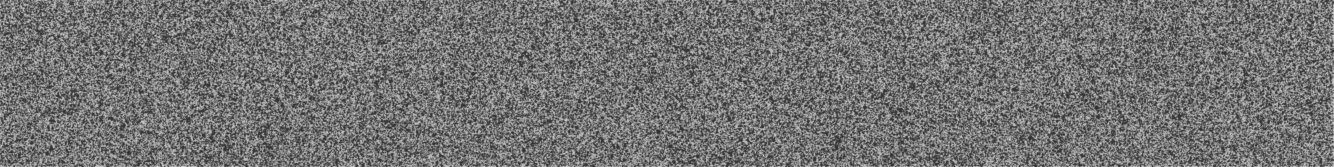
#> input picture global/images/ref.tif, 4000 x 501 px (shown at 1/3 size); the run also reads 1 picture not shown here
$ python DIC_challenge.py
#> lines starting #> are read from the running program, lines starting #| are printed output that depends on the picture
### global/GDIC_library.py
import numpy as np
from fast_interp import interp2d
import cv2 as cv
import scipy as sp
from numpy import copy
import scipy.sparse.linalg as splalg
from scipy.interpolate import griddata
import matplotlib.pyplot as plt
from operator import itemgetter
import GQ_rosettacode_Python3 as gq
#/
def FastInterpolation(image):

    #image coordinates
    ny = image.shape[0]
    nx = image.shape[1]

        #interpolation
    image_interpolated = interp2d([0,0], [ny-1,nx-1], [1,1], image, k=3, p=[False,False], e=[1,0])
    return image_interpolated
#/
def ProcessImageData(F, G):

    data = dict()

    #reference image data, processing, interpolation
    F_interp = FastInterpolation(F)
    dFdY, dFdX = np.array(np.gradient(F), dtype=float)
    dFdX_interp = FastInterpolation(dFdX)
    dFdY_interp = FastInterpolation(dFdY)

    #deformed image interpolation
    G_interp = FastInterpolation(G)

    data = dict()
    data['F_interp'] = F_interp
    data['dFdY'] = dFdY
    data['dFdX'] = dFdX
    data['dFdX_interp'] = dFdX_interp
    data['dFdY_interp'] = dFdY_interp
    data['G_interp'] = G_interp

    return data
#/
# [544 lines left out: functions FEMesh, QuadrilateralSF, QuadrilateralMesh, Q8RectangularMesh, Q4RectangularMesh, Q8SFMatrix and 11 more, not called in this run]

### global/DIC_challenge.py
import numpy as np
import cv2 as cv
import scipy as sp
from numpy import copy
import scipy.sparse.linalg as splalg
from scipy.interpolate import griddata
import matplotlib.pyplot as plt
from operator import itemgetter
import GDIC_library as gd

#DIC images: star5 of the 2D-DIC challenge 2.0
#pre-blur the intensity data
#reference image
F = cv.GaussianBlur(cv.normalize(cv.imread('images/ref.tif', 0).astype('double'),
                                  None, 0.0, 1.0, cv.NORM_MINMAX),
                                  (5,5), 0.5)
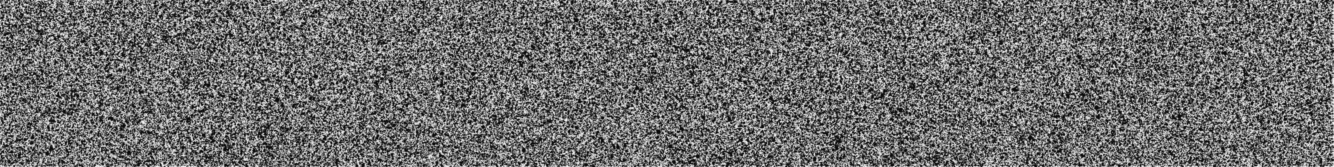
#> F: shape (501, 4000) float64 (shown at 1/3 size); min 0.0154, max 0.986, mean 0.434
#deformed image
G = cv.GaussianBlur(cv.normalize(cv.imread('images/def.tif', 0).astype('double'),
                                  None, 0.0, 1.0, cv.NORM_MINMAX),
                                  (5,5), 0.5)
#> G: shape (501, 4000) float64; min 0.017, max 0.987, mean 0.43

data = gd.ProcessImageData(F, G)
#> (the run stopped early here; a loop or call above may not have finished)
